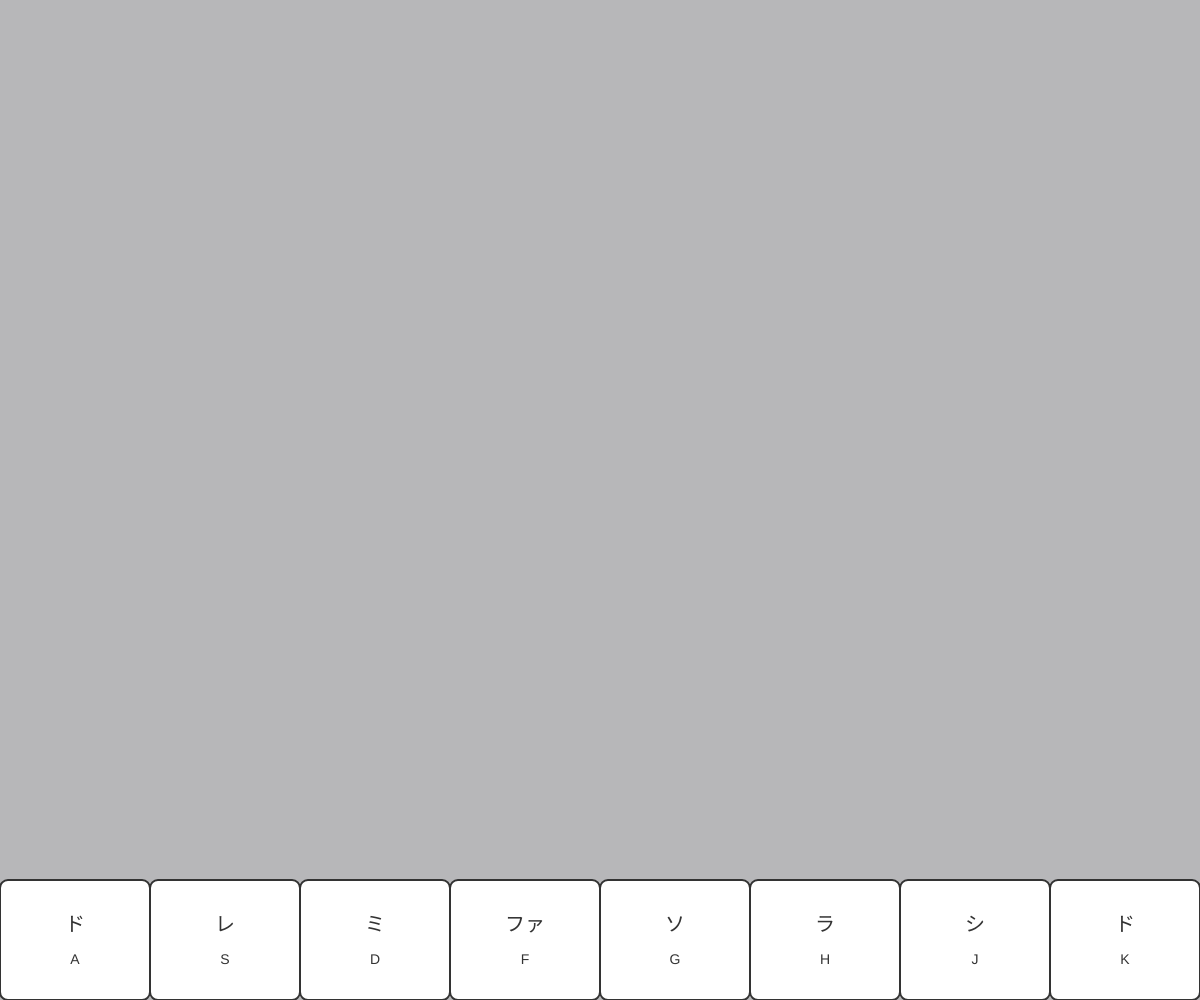
Frame 1 (no input)
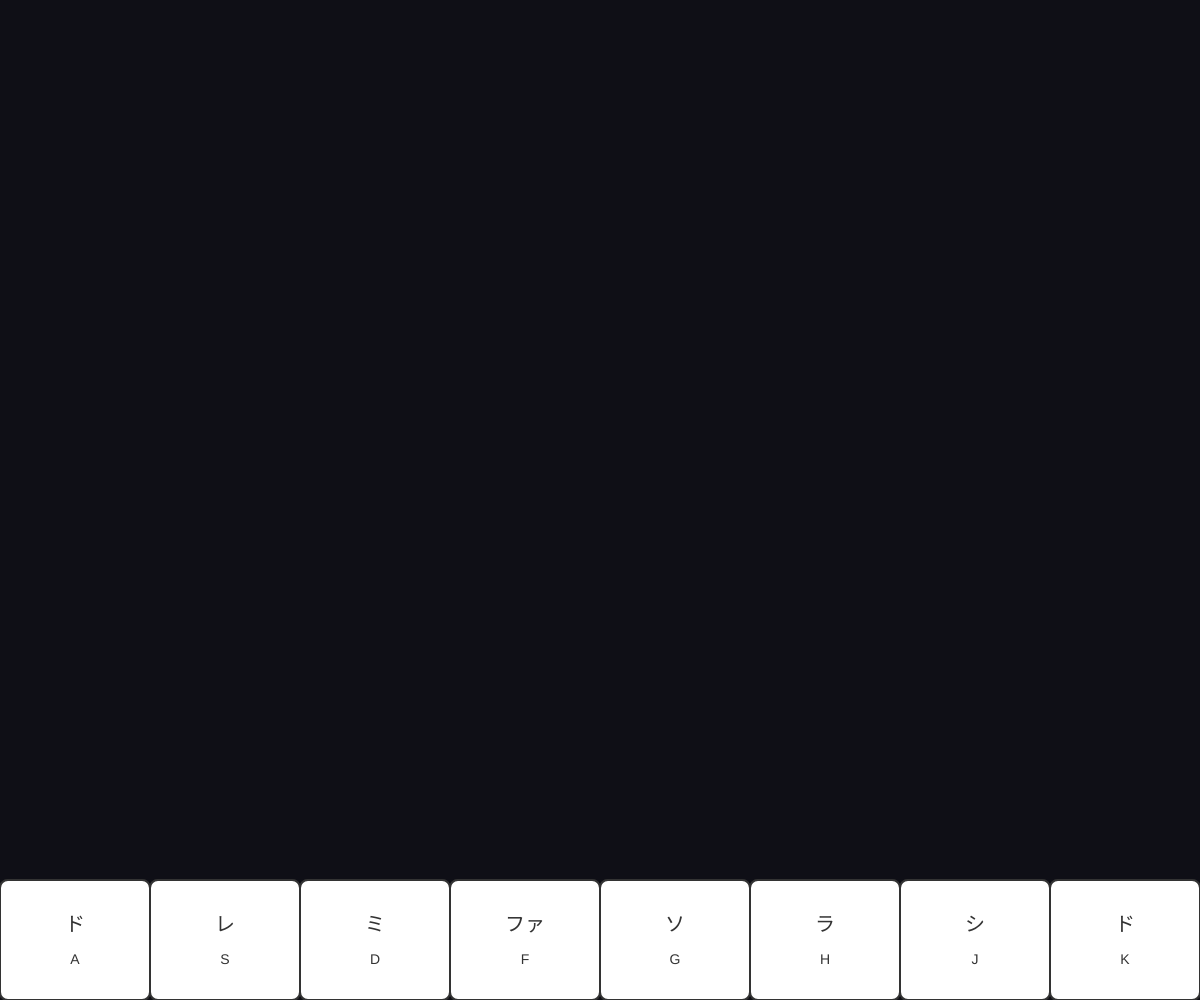
Frame 60 (no input)
Frame 120 (the mouse pressed at the canvas centre since frame 60): identical to frame 60, image omitted

The p5.js sketch that drew these frames (run headless with seeded random() and noise() and a simulated clock; from frame 60 on, the mouse is pressed at the canvas centre):

// p5.js sketch
// ── sketch.js
// ============================================
// 09 キーボードピアノ
// A S D F G H J K キーでドレミファソラシド
// 音に合わせて光の波紋が広がる
// ※ 最初にキャンバスを1回クリックしてからキーを押してね
// ============================================

let keyList = ['a', 's', 'd', 'f', 'g', 'h', 'j', 'k'];
let notes = ['C4', 'D4', 'E4', 'F4', 'G4', 'A4', 'B4', 'C5'];
let names = ['ド', 'レ', 'ミ', 'ファ', 'ソ', 'ラ', 'シ', 'ド'];
let ripples = []; // 波紋
let glow = [0, 0, 0, 0, 0, 0, 0, 0]; // 鍵盤の光り具合

function setup() {
  createCanvas(windowWidth, windowHeight);
  colorMode(HSB, 360, 100, 100, 100);
}

function draw() {
  background(250, 30, 10, 30);

  // ---- 波紋 ----
  for (let i = ripples.length - 1; i >= 0; i--) {
    let r = ripples[i];
    r.size = r.size + 6;
    r.life = r.life - 1.5;
    noFill();
    stroke(r.hue, 70, 100, r.life);
    strokeWeight(6);
    circle(r.x, r.y, r.size);
    strokeWeight(2);
    circle(r.x, r.y, r.size * 0.6);
    if (r.life <= 0) ripples.splice(i, 1);
  }

  // ---- 鍵盤 ----
  let w = width / 8;
  for (let i = 0; i < 8; i++) {
    stroke(0, 0, 20);
    strokeWeight(2);
    fill(i * 45, glow[i], 100); // 押すと色がつく
    rect(i * w, height - 120, w, 120, 8);
    noStroke();
    fill(0, 0, 20);
    textAlign(CENTER, CENTER);
    textSize(20);
    text(names[i], i * w + w / 2, height - 75);
    textSize(14);
    text(keyList[i].toUpperCase(), i * w + w / 2, height - 40);
    glow[i] = max(0, glow[i] - 4);
  }
}

function mousePressed() {
  startAudio(); // クリックで音の準備
}

function keyPressed() {
  startAudio();
  let i = keyList.indexOf(key.toLowerCase()); // 押したキーが何番目か
  if (i >= 0) {
    playNote(notes[i], 0.4, 0.6); // 音を鳴らす（音名, 大きさ, 長さ）
    glow[i] = 80;
    ripples.push({
      x: (i + 0.5) * (width / 8),
      y: random(height * 0.15, height * 0.6),
      size: 0,
      hue: i * 45,
      life: 100,
    });
  }
}

// ---------- やってみよう ----------
// 1. 好きな曲を弾いてみよう（かえるのうた：ドレミファミレド）
// 2. notes を 1オクターブ下げる（C4→C3 など）とどうなる？
// 3. playNote の4つ目に 'square' を足すと音色が変わる
//    例） playNote(notes[i], 0.4, 0.6, 'square');


// ==================================================
// ここから下は「音を鳴らすための道具」です
// （中身は読まなくても OK。消さないでね）
// ==================================================
let audioCtx, masterOut;

// 音を出す準備（クリックやキーを押したときに呼ぶ）
function startAudio() {
  if (!audioCtx) {
    audioCtx = new AudioContext();
    masterOut = audioCtx.createDynamicsCompressor(); // 音割れを防ぐ
    masterOut.connect(audioCtx.destination);
  }
  audioCtx.resume();
}

// 音を1つ鳴らす： playNote('C4', 音の大きさ 0〜1, 長さ[秒], 音色)
// 音色は 'sine' 'triangle' 'sawtooth' 'square' から選べる
function playNote(note, volume = 0.3, duration = 0.3, type = 'triangle') {
  if (!audioCtx) return;
  let t = audioCtx.currentTime;
  let osc = audioCtx.createOscillator();
  let amp = audioCtx.createGain();
  osc.type = type;
  osc.frequency.value = noteToFreq(note);
  amp.gain.setValueAtTime(0.0001, t);
  amp.gain.exponentialRampToValueAtTime(volume, t + 0.01); // すぐ大きく
  amp.gain.exponentialRampToValueAtTime(0.0001, t + duration); // だんだん小さく
  osc.connect(amp);
  amp.connect(masterOut);
  osc.start(t);
  osc.stop(t + duration + 0.05);
}

// 音名（'C4' や 'F#3'）を周波数（Hz）に変える
function noteToFreq(note) {
  let steps = { C: 0, D: 2, E: 4, F: 5, G: 7, A: 9, B: 11 };
  let n = steps[note[0]];
  if (note[1] === '#') n = n + 1;
  if (note[1] === 'b') n = n - 1;
  let octave = parseInt(note.slice(-1));
  let midi = n + (octave + 1) * 12;
  return 440 * Math.pow(2, (midi - 69) / 12); // ラ(A4) = 440Hz が基準
}
